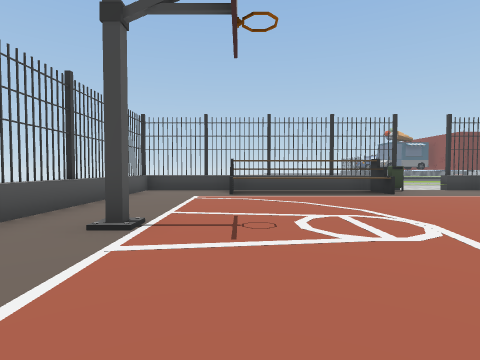
view 1 (above)

13 first-person views from a walk through a scene from a Unity 3-D project. The camera is 0.64 m above the floor, tilts 2° down and sees 80° across. The floor is counted in squares, 1 m on a side. Each view is taken from the middle of a square. On the plan, view 1 faces up. The plan holds only what a view shows up to about 9 squares ahead; the rest is blank. The place goes on beyond the plan. Door leaves are left out, so doorways stand open. Some surface patterns are stand-ins.

view 2
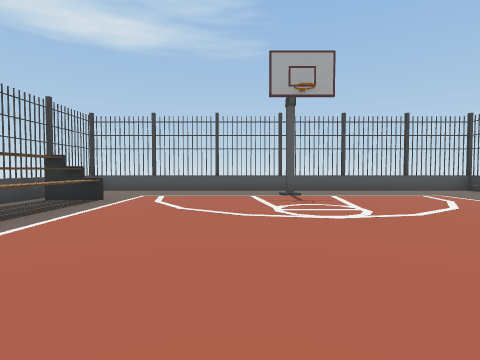

view 3
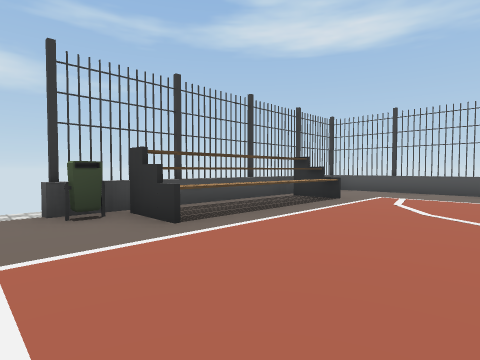

view 4
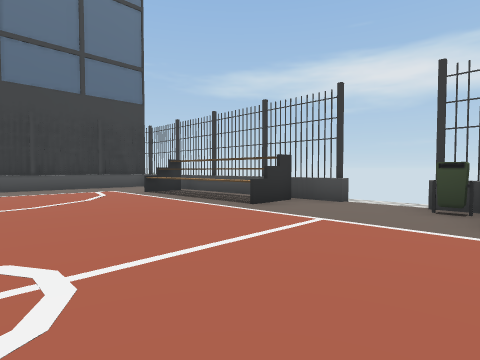

view 5
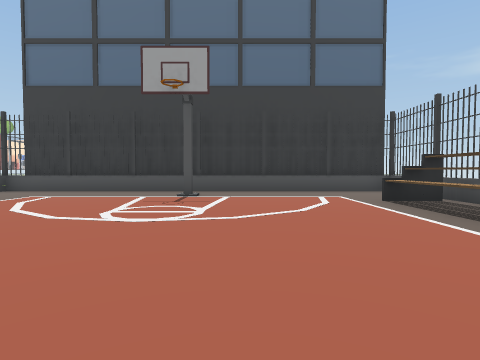

view 6
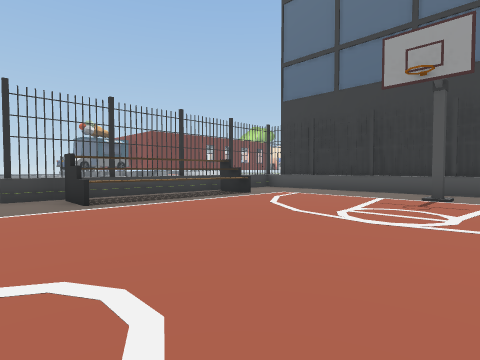

view 7
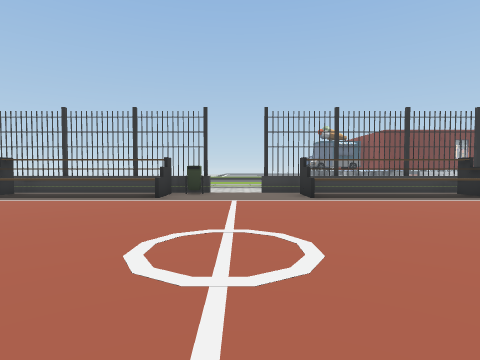

view 8
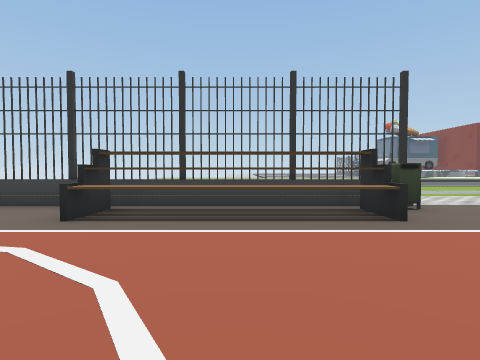

view 9
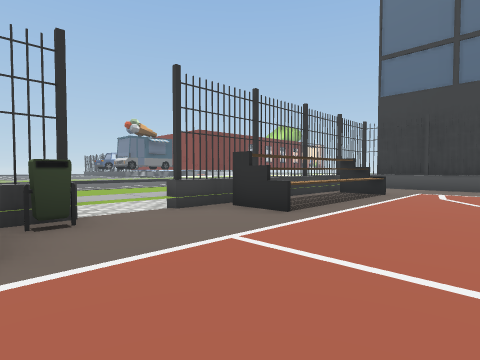

view 10
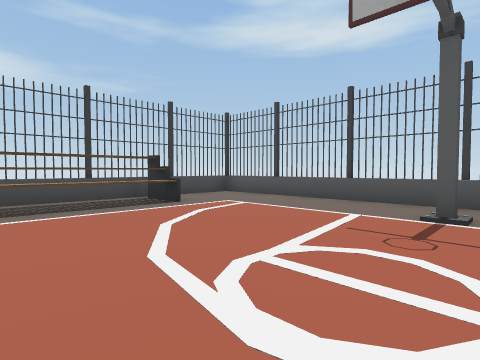

view 11
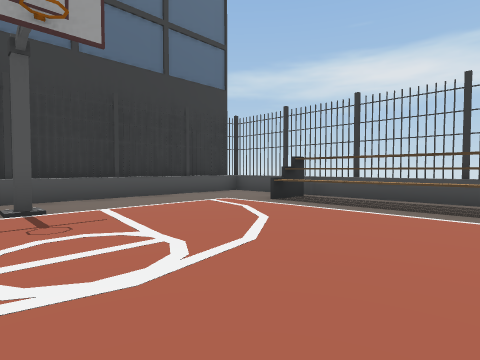

view 12
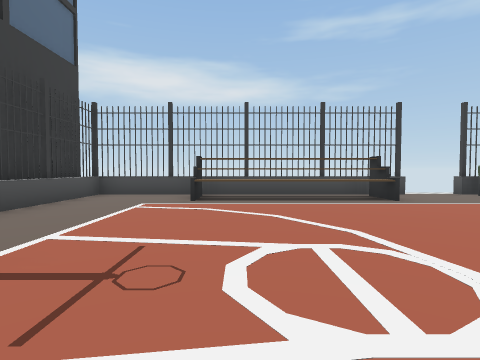

view 13
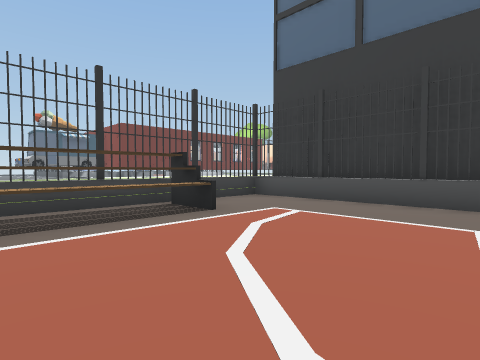

### Floor plan
Key: @ floor where view 1 was taken; # wall or solid block; . main floor; - floor 0.05 m lower than the main floor; : floor 0.2 m higher than the main floor; / step, stairs or slope; = window, fence, low wall or low ledge; ^ raised ledge.
Columns run from 3 left of view 1 to 15 right of it. Each row starts with its distance up from view 1.
 12          ///
 11          :::
 10         :::
  9 #=###=#=#/###==#=##
  8 ^..^^^^^...^^^^^..#
  7 #.................#
  6 ^.................#
  5 #.................#
  4 =.................#
  3 #.#.............#.#
  2 =.................#
  1 #.................#
  0 #..@..............#
 -1 ^..^^^^^...^^^^^..#
 -2 #..####^#..####^..#
 -3 #=#####=#-#####==##

Positions as (right, up) in squares from view 1, and headings:
1: (0, 0), facing up
2: (6, 2), facing left
3: (6, 2), facing down-left
4: (4, 3), facing down-right
5: (6, 2), facing right
6: (6, 2), facing up-right
7: (6, 1), facing up
8: (2, 4), facing up
9: (4, 5), facing up-right
10: (3, 4), facing down-left
11: (8, 4), facing down-right
12: (11, 5), facing down
13: (9, 4), facing up-right
